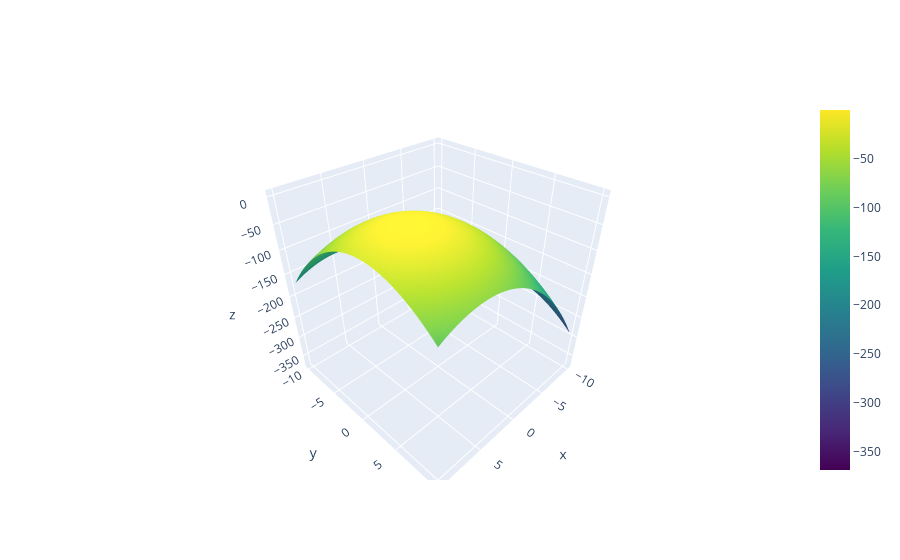

Source (notebook cell):
### Markdown cell above
Рассмотрим простейший пример: будем максимизировать функцию 

$$
    f(x, y) = - (x - 5)^2 - (y - 2)^2
$$

### Code cell
#credit to @chagrygoris
import plotly.graph_objects as go
import numpy as np

def f_paraboloid(x, y):
    return - (x - 5)**2 - (y - 2)**2


def go_surface_plot_function():
    '''
        Plot functions
    '''
    x = np.linspace(-10, 10)
    y = np.linspace(-10, 10)
    X, Y = np.meshgrid(x, y)

    fig = go.Figure(
        data=go.Surface(x=x, y=y, z=f_paraboloid(X, Y), colorscale="Viridis")
    ) 
    return fig

fig = go_surface_plot_function()
fig.show()

### Figure 1 — Plotly figure (JSON) as saved in the notebook; plotly's stock layout.template omitted (floating-point values rounded to 4 significant figures; data arrays with more than 128 entries replaced by an {"elided": "..."} marker saying what was removed)
{"data": [{"colorscale": [[0, "#440154"], [0.1111, "#482878"], [0.2222, "#3e4989"], [0.3333, "#31688e"], [0.4444, "#26828e"], [0.5556, "#1f9e89"], [0.6667, "#35b779"], [0.7778, "#6ece58"], [0.8889, "#b5de2b"], [1, "#fde725"]], "type": "surface", "x": [-10, -9.592, -9.184, -8.776, -8.367, -7.959, -7.551, -7.143, -6.735, -6.327, -5.918, -5.51, -5.102, -4.694, -4.286, -3.878, -3.469, -3.061, -2.653, -2.245, -1.837, -1.429, -1.02, -0.6122, -0.2041, 0.2041, 0.6122, 1.02, 1.429, 1.837, 2.245, 2.653, 3.061, 3.469, 3.878, 4.286, 4.694, 5.102, 5.51, 5.918, 6.327, 6.735, 7.143, 7.551, 7.959, 8.367, 8.776, 9.184, 9.592, 10], "y": [-10, -9.592, -9.184, -8.776, -8.367, -7.959, -7.551, -7.143, -6.735, -6.327, -5.918, -5.51, -5.102, -4.694, -4.286, -3.878, -3.469, -3.061, -2.653, -2.245, -1.837, -1.429, -1.02, -0.6122, -0.2041, 0.2041, 0.6122, 1.02, 1.429, 1.837, 2.245, 2.653, 3.061, 3.469, 3.878, 4.286, 4.694, 5.102, 5.51, 5.918, 6.327, 6.735, 7.143, 7.551, 7.959, 8.367, 8.776, 9.184, 9.592, 10], "z": {"elided": "50x50 float values"}}], "layout": {}}
